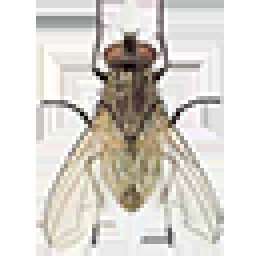
#> input picture 8lab/fly64.png, 64 x 64 px (shown 4 times larger)
$ python main.py
#> lines starting #> are read from the running program, lines starting #| are printed output that depends on the picture; after the words box and inside, x2 and y2 are one past the last pixel; in counts of white or black regions, pixels touching at a corner belong together
import cv2
from matplotlib import pyplot as plt
import time

# [61 lines left out: functions image_processing, video_processing, not called in this run]

def video_dop_processing():

    cap = cv2.VideoCapture("sample.mp4")
    img = cv2.imread('fly64.png')
#> img is the input picture: shape (64, 64, 3); mean B, G, R 207.7, 213.8, 217.6
    img_height, img_width, _ = img.shape
#> img_height = 64; img_width = 64

    cap.set(3,1280)
    cap.set(4,700)

    ret, frame1 = cap.read()
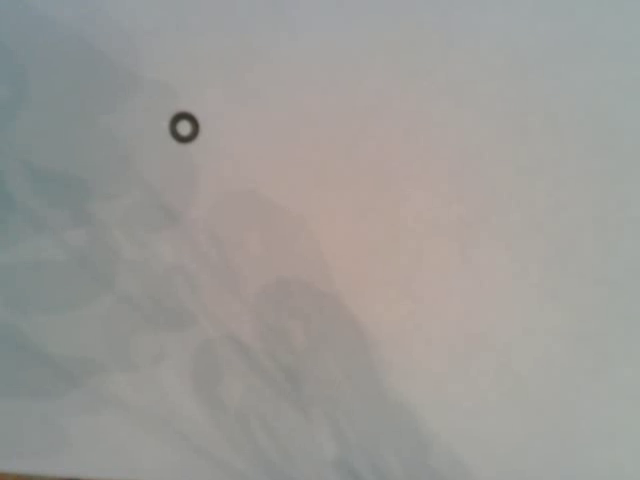
#> input picture frame 38 of 8lab/sample.mp4, 640 x 480 px
#> frame1 is the input picture: shape (480, 640, 3); mean B, G, R 151.6, 154.9, 156.5
    ret, frame2 = cap.read()

    while cap.isOpened():
        diff = cv2.absdiff(frame1, frame2)
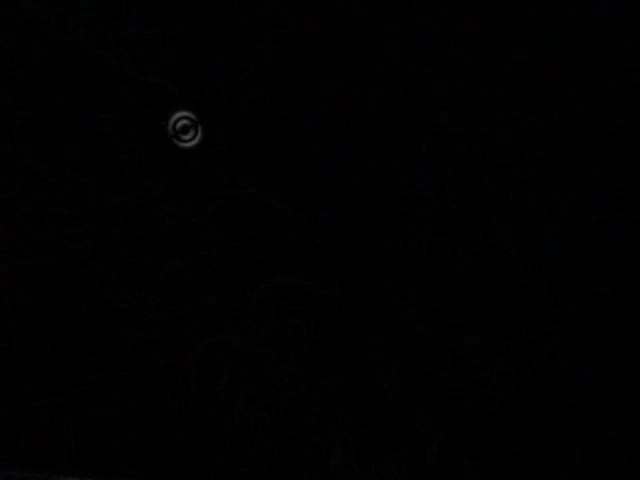
#> diff: shape (480, 640, 3); mean B, G, R 0.7, 0.6, 0.7
        gray = cv2.cvtColor(diff, cv2.COLOR_BGR2GRAY)
        blur = cv2.GaussianBlur(gray, (5, 5), 0)
        _, thresh = cv2.threshold(blur,30, 255, cv2.THRESH_BINARY)
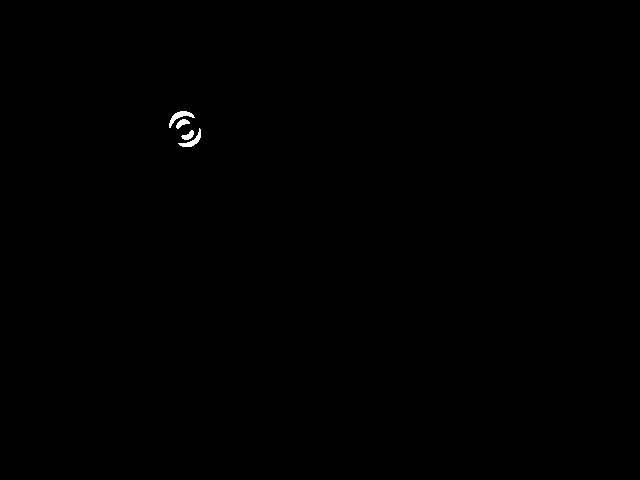
#> thresh: shape (480, 640); 0.13% white; 4 white regions
        #dilated = cv2.dilate(thresh, None, iterations = 3)
        сontours, _ = cv2.findContours(thresh, cv2.RETR_TREE, cv2.CHAIN_APPROX_SIMPLE)
#> сontours = 4 contours; box (x1, y1, x2, y2) and area: (169, 111, 195, 128) 111, (178, 128, 201, 147) 96, (176, 119, 190, 129) 56, (181, 130, 194, 140) 54

        if len(сontours) > 0:
            c = max(сontours, key=cv2.contourArea)
#> c = contour of 38 points, box (x1, y1, x2, y2) (169, 111, 195, 128), area 111
            x, y, w, h = cv2.boundingRect(c)
#> x = 169; y = 111; w = 26; h = 17
            frame1[ y:y+img_height , x:x+img_width ] = img
            stroka = str(x) + ', ' + str(y)
#> stroka = '169, 111'
                #cv2.putText(frame1, stroka, (10, 30), cv2.FONT_HERSHEY_SIMPLEX, 0.9, (0, 0, 255), 2, cv2.LINE_AA)


            cv2.rectangle(frame1, (x, y), (x+w, y+h), (0, 255, 0), 2)
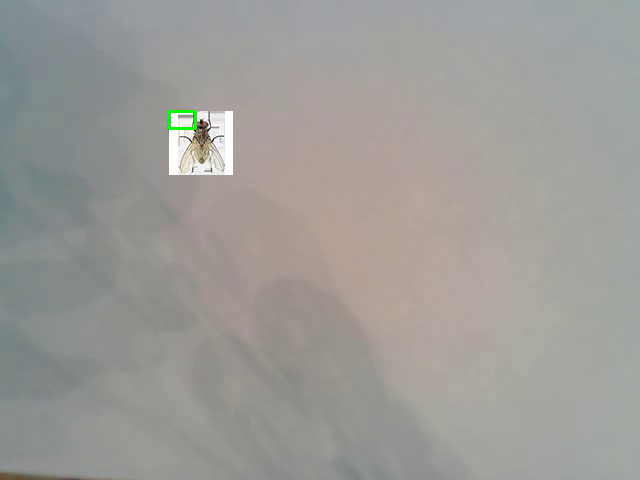
#> frame1: shape (480, 640, 3); mean B, G, R 152.3, 155.9, 157.2

        cv2.imshow("frame1", thresh)
        frame1 = frame2
        ret, frame2 = cap.read()
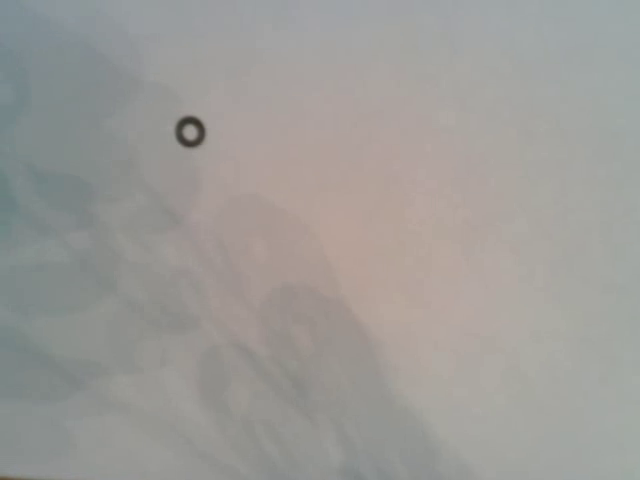
#> input picture frame 40 of 8lab/sample.mp4, 640 x 480 px
#> frame2 is the input picture: shape (480, 640, 3); mean B, G, R 151.8, 155.2, 156.9
        time.sleep(0.1)
        if cv2.waitKey(1) & 0xFF == ord('q'):
#> (key q is pressed here)
            break


#if __name__ == '__main__':
#image_processing()
video_dop_processing()
    #video_processing()
cv2.waitKey(0)

# closing all open windows
cv2.destroyAllWindows()
